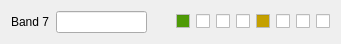
   <widget class="QWidget" name="layoutWidget_13">
    <property name="geometry">
     <rect>
      <x>10</x>
      <y>250</y>
      <width>341</width>
      <height>27</height>
     </rect>
    </property>
    <layout class="QHBoxLayout" name="horizontalLayout_15">
     <item>
      <widget class="QLabel" name="label_17">
       <property name="text">
        <string>Band 7</string>
       </property>
      </widget>
     </item>
     <item>
      <widget class="QLineEdit" name="lineEditR_8">
       <property name="sizePolicy">
        <sizepolicy hsizetype="Expanding" vsizetype="Fixed">
         <horstretch>0</horstretch>
         <verstretch>0</verstretch>
        </sizepolicy>
       </property>
       <property name="focusPolicy">
        <enum>Qt::NoFocus</enum>
       </property>
       <property name="readOnly">
        <bool>true</bool>
       </property>
      </widget>
     </item>
     <item>
      <spacer name="horizontalSpacer_15">
       <property name="orientation">
        <enum>Qt::Horizontal</enum>
       </property>
       <property name="sizeHint" stdset="0">
        <size>
         <width>40</width>
         <height>20</height>
        </size>
       </property>
      </spacer>
     </item>
     <item>
      <widget class="QCheckBox" name="checkBoxR_57">
       <property name="sizePolicy">
        <sizepolicy hsizetype="Fixed" vsizetype="Fixed">
         <horstretch>0</horstretch>
         <verstretch>0</verstretch>
        </sizepolicy>
       </property>
       <property name="palette">
        <palette>
         <active>
          <colorrole role="Base">
           <brush brushstyle="SolidPattern">
            <color alpha="255">
             <red>78</red>
             <green>154</green>
             <blue>6</blue>
            </color>
           </brush>
          </colorrole>
         </active>
         <inactive>
          <colorrole role="Base">
           <brush brushstyle="SolidPattern">
            <color alpha="255">
             <red>78</red>
             <green>154</green>
             <blue>6</blue>
            </color>
           </brush>
          </colorrole>
         </inactive>
         <disabled>
          <colorrole role="Base">
           <brush brushstyle="SolidPattern">
            <color alpha="255">
             <red>239</red>
             <green>235</green>
             <blue>231</blue>
            </color>
           </brush>
          </colorrole>
         </disabled>
        </palette>
       </property>
       <property name="focusPolicy">
        <enum>Qt::NoFocus</enum>
       </property>
       <property name="text">
        <string notr="true"/>
       </property>
      </widget>
     </item>
     <item>
      <widget class="QCheckBox" name="checkBoxR_58">
       <property name="sizePolicy">
        <sizepolicy hsizetype="Fixed" vsizetype="Fixed">
         <horstretch>0</horstretch>
         <verstretch>0</verstretch>
        </sizepolicy>
       </property>
       <property name="focusPolicy">
        <enum>Qt::NoFocus</enum>
       </property>
       <property name="text">
        <string notr="true"/>
       </property>
      </widget>
     </item>
     <item>
      <widget class="QCheckBox" name="checkBoxR_59">
       <property name="sizePolicy">
        <sizepolicy hsizetype="Fixed" vsizetype="Fixed">
         <horstretch>0</horstretch>
         <verstretch>0</verstretch>
        </sizepolicy>
       </property>
       <property name="focusPolicy">
        <enum>Qt::NoFocus</enum>
       </property>
       <property name="text">
        <string notr="true"/>
       </property>
      </widget>
     </item>
     <item>
      <widget class="QCheckBox" name="checkBoxR_60">
       <property name="sizePolicy">
        <sizepolicy hsizetype="Fixed" vsizetype="Fixed">
         <horstretch>0</horstretch>
         <verstretch>0</verstretch>
        </sizepolicy>
       </property>
       <property name="focusPolicy">
        <enum>Qt::NoFocus</enum>
       </property>
       <property name="text">
        <string notr="true"/>
       </property>
      </widget>
     </item>
     <item>
      <widget class="QCheckBox" name="checkBoxR_61">
       <property name="sizePolicy">
        <sizepolicy hsizetype="Fixed" vsizetype="Fixed">
         <horstretch>0</horstretch>
         <verstretch>0</verstretch>
        </sizepolicy>
       </property>
       <property name="palette">
        <palette>
         <active>
          <colorrole role="Base">
           <brush brushstyle="SolidPattern">
            <color alpha="255">
             <red>196</red>
             <green>160</green>
             <blue>0</blue>
            </color>
           </brush>
          </colorrole>
         </active>
         <inactive>
          <colorrole role="Base">
           <brush brushstyle="SolidPattern">
            <color alpha="255">
             <red>196</red>
             <green>160</green>
             <blue>0</blue>
            </color>
           </brush>
          </colorrole>
         </inactive>
         <disabled>
          <colorrole role="Base">
           <brush brushstyle="SolidPattern">
            <color alpha="255">
             <red>239</red>
             <green>235</green>
             <blue>231</blue>
            </color>
           </brush>
          </colorrole>
         </disabled>
        </palette>
       </property>
       <property name="focusPolicy">
        <enum>Qt::NoFocus</enum>
       </property>
       <property name="text">
        <string notr="true"/>
       </property>
      </widget>
     </item>
     <item>
      <widget class="QCheckBox" name="checkBoxR_62">
       <property name="sizePolicy">
        <sizepolicy hsizetype="Fixed" vsizetype="Fixed">
         <horstretch>0</horstretch>
         <verstretch>0</verstretch>
        </sizepolicy>
       </property>
       <property name="focusPolicy">
        <enum>Qt::NoFocus</enum>
       </property>
       <property name="text">
        <string notr="true"/>
       </property>
      </widget>
     </item>
     <item>
      <widget class="QCheckBox" name="checkBoxR_63">
       <property name="sizePolicy">
        <sizepolicy hsizetype="Fixed" vsizetype="Fixed">
         <horstretch>0</horstretch>
         <verstretch>0</verstretch>
        </sizepolicy>
       </property>
       <property name="focusPolicy">
        <enum>Qt::NoFocus</enum>
       </property>
       <property name="text">
        <string notr="true"/>
       </property>
      </widget>
     </item>
     <item>
      <widget class="QCheckBox" name="checkBoxR_64">
       <property name="sizePolicy">
        <sizepolicy hsizetype="Fixed" vsizetype="Fixed">
         <horstretch>0</horstretch>
         <verstretch>0</verstretch>
        </sizepolicy>
       </property>
       <property name="focusPolicy">
        <enum>Qt::NoFocus</enum>
       </property>
       <property name="text">
        <string notr="true"/>
       </property>
      </widget>
     </item>
    </layout>
   </widget>
